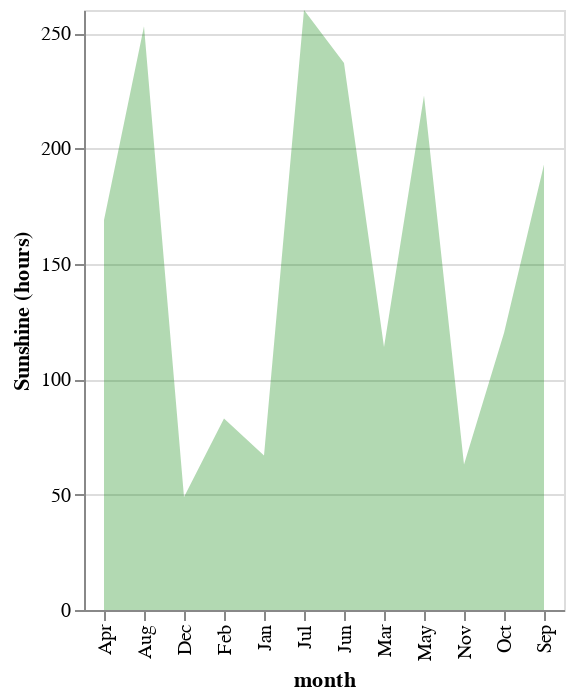

Notebook source saved alongside this figure:
### Code cell
import altair as alt
import pandas as pd

# create some sample data
data = pd.DataFrame({
    'month': ['Jan', 'Feb', 'Mar', 'Apr', 'May', 'Jun', 'Jul', 'Aug', 'Sep', 'Oct', 'Nov', 'Dec'],
    'sunshine': [67, 83, 114, 169, 223, 237, 260, 253, 193, 120, 63, 49]
})

# create the chart
alt.Chart(data).mark_area(opacity=0.3, color='green').encode(
    x='month',
    y=alt.Y('sunshine', axis=alt.Axis(title='Sunshine (hours)'))
)

### Figure 1 — Vega-Lite specification as saved in the notebook (floating-point values rounded to 4 significant figures)
{"config": {"view": {"continuousWidth": 300, "continuousHeight": 300}}, "data": {"name": "data-301648d42926e45a819376e4cb40cc0f"}, "mark": {"type": "area", "color": "green", "opacity": 0.3}, "encoding": {"x": {"field": "month", "type": "nominal"}, "y": {"axis": {"title": "Sunshine (hours)"}, "field": "sunshine", "type": "quantitative"}}, "$schema": "https://vega.github.io/schema/vega-lite/v5.15.1.json", "datasets": {"data-301648d42926e45a819376e4cb40cc0f": [{"month": "Jan", "sunshine": 67}, {"month": "Feb", "sunshine": 83}, {"month": "Mar", "sunshine": 114}, {"month": "Apr", "sunshine": 169}, {"month": "May", "sunshine": 223}, {"month": "Jun", "sunshine": 237}, {"month": "Jul", "sunshine": 260}, {"month": "Aug", "sunshine": 253}, {"month": "Sep", "sunshine": 193}, {"month": "Oct", "sunshine": 120}, {"month": "Nov", "sunshine": 63}, {"month": "Dec", "sunshine": 49}]}}
